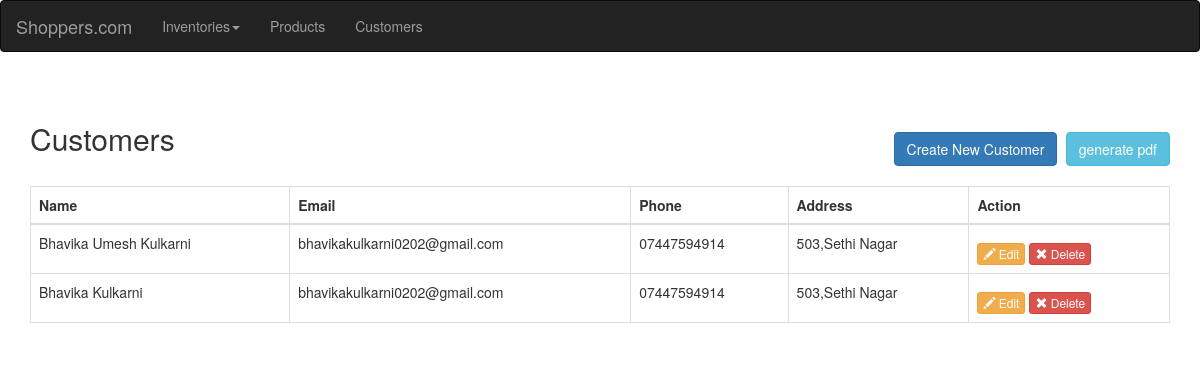
Before: /index.php/admin/cus_admin with the older database file.
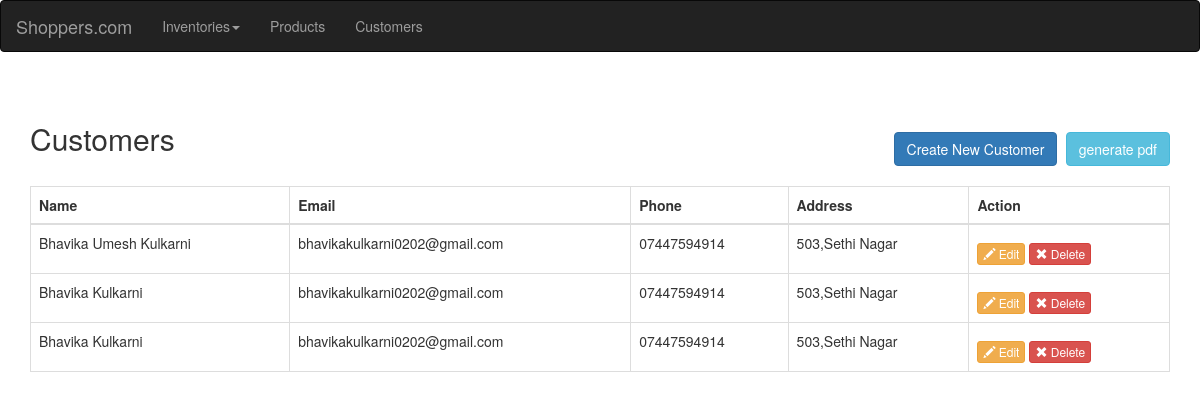
After: the same page with the newer database file.
### tables this page shows
CREATE TABLE `customers` (
  `id` int(11) NOT NULL,
  `name` varchar(50) NOT NULL,
  `email` varchar(50) NOT NULL,
  `phone` varchar(15) NOT NULL,
  `address` varchar(255) NOT NULL,
  `created` datetime NOT NULL,
  `modified` datetime NOT NULL,
  `status` enum('1','0') NOT NULL DEFAULT '1' COMMENT '1=Active | 0=Inactive'
);

### application/controllers/Admin.php (called while the page is built, shortened)
<?php
class Admin extends CI_Controller {
   public function __construct() {
      $this->load->model('ProductsModel');
      $this->load->model('product');
      $this->load->model('CustomersModel');
      $this->load->model('OrdersModel');
      $this->load->model('UsersModel');
   }
   public function cus_admin()
   {
       $customers=new CustomersModel;
       $data['data']=$customers->get_customers();
       $this->load->view('products/nav_admin');
       $this->load->view('products/cus_admin',$data);
   }
}

### index.php (called while the page is built, shortened)
<?php
require_once BASEPATH.'core/CodeIgniter.php';

### application/models/CustomersModel.php (called while the page is built, shortened)
<?php
class CustomersModel extends CI_Model{
    public function get_customers(){
        $query = $this->db->get("customers");
        return $query->result();
    }
}
?>

### application/views/products/cus_admin.php (the view)
<div class="container">
    <div class="row">
        <div class="col-lg-12">
            <h2>Customers
                <div class="pull-right">
                <a class="btn btn-primary" href="<?php echo base_url('admin/cus_create') ?>"> Create New Customer</a>
                <a class="btn btn-info" href="<?php echo base_url('admin/generate_cus_pdf') ?>">generate pdf</a>
                </div>
            </h2>
        </div>
    </div>
    <div class="table-responsive">
    <table class="table table-bordered">
    <thead>
        <tr>
            <th>Name</th>
            <th>Email</th>
            <th>Phone</th>
            <th>Address</th>
            <th>Action</th>
        </tr>
    </thead>
    <tbody>
    <?php foreach ($data as $d) { ?>
        <tr>
            <td><?php echo $d->name; ?></td>
            <td><?php echo $d->email; ?></td>
            <td><?php echo $d->phone; ?></td>
            <td><?php echo $d->address; ?></td>
        <td>
            <form method="DELETE" action="<?php echo base_url('admin/cus_delete/'.$d->id);?>">
            <a class="btn btn-warning btn-xs" href="<?php echo base_url('admin/cus_edit/'.$d->id) ?>"><i class="glyphicon glyphicon-pencil"></i> Edit</a>
            <button type="submit" class="btn btn-danger btn-xs"><i class="glyphicon glyphicon-remove"></i> Delete</button>
            </form>
        </td>
        </tr>
        <?php } ?>
    </tbody>
    </table>
    </div>
</div>

### application/views/products/nav_admin.php (shortened to what this page needs)
<!DOCTYPE html>
<html lang="en">
<head>
  <link rel="stylesheet" href="https://maxcdn.bootstrapcdn.com/bootstrap/3.4.1/css/bootstrap.min.css">
  <link  href="<?php echo base_url('assets/css/styles.css'); ?>" rel="stylesheet">
</head>
<body>
<nav class="navbar navbar-inverse">
  <div class="container-fluid">
    <div class="navbar-header">
      <a class="navbar-brand" href="">Shoppers.com</a>
    </div>
    <ul class="nav navbar-nav">
      <li class="dropdown"><a class="dropdown-toggle" data-toggle="dropdown" href="#">Inventories<span class="caret"></span></a>
      </li>
      <li><a href="<?php echo base_url('admin'); ?>">Products</a></li>
      <li><a href="<?php echo base_url('admin/cus_admin'); ?>">Customers</a></li>
    </ul>
  </div>
</nav>

### assets/css/styles.css (style rules this page uses)
.btn { margin-top: 10px; }
.container { margin-top: 50px; }
.table-responsive { margin-top: 20px; }

Changed rows visible on the page:
added customers: name "Bhavika Kulkarni", email "bhavikakulkarni0202@gmail.com", phone "07447594914", address "503,Sethi Nagar"
